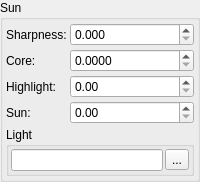
            <widget class="GroupBox" name="groupBox">
             <property name="title">
              <string>Sun</string>
             </property>
             <layout class="QGridLayout" name="gridLayout_4">
              <property name="leftMargin">
               <number>3</number>
              </property>
              <property name="topMargin">
               <number>3</number>
              </property>
              <property name="rightMargin">
               <number>3</number>
              </property>
              <property name="bottomMargin">
               <number>3</number>
              </property>
              <property name="spacing">
               <number>3</number>
              </property>
              <item row="3" column="0">
               <widget class="QLabel" name="label_131">
                <property name="sizePolicy">
                 <sizepolicy hsizetype="Fixed" vsizetype="Preferred">
                  <horstretch>0</horstretch>
                  <verstretch>0</verstretch>
                 </sizepolicy>
                </property>
                <property name="text">
                 <string>Highlight:</string>
                </property>
               </widget>
              </item>
              <item row="1" column="0">
               <widget class="QLabel" name="label_135">
                <property name="sizePolicy">
                 <sizepolicy hsizetype="Fixed" vsizetype="Preferred">
                  <horstretch>0</horstretch>
                  <verstretch>0</verstretch>
                 </sizepolicy>
                </property>
                <property name="text">
                 <string>Sharpness:</string>
                </property>
               </widget>
              </item>
              <item row="2" column="0">
               <widget class="QLabel" name="label_139">
                <property name="sizePolicy">
                 <sizepolicy hsizetype="Fixed" vsizetype="Preferred">
                  <horstretch>0</horstretch>
                  <verstretch>0</verstretch>
                 </sizepolicy>
                </property>
                <property name="text">
                 <string>Core:</string>
                </property>
               </widget>
              </item>
              <item row="4" column="0">
               <widget class="QLabel" name="label_133">
                <property name="sizePolicy">
                 <sizepolicy hsizetype="Fixed" vsizetype="Preferred">
                  <horstretch>0</horstretch>
                  <verstretch>0</verstretch>
                 </sizepolicy>
                </property>
                <property name="text">
                 <string>Sun:</string>
                </property>
                <property name="wordWrap">
                 <bool>false</bool>
                </property>
               </widget>
              </item>
              <item row="5" column="0" colspan="3">
               <widget class="GroupBox" name="groupBox_3">
                <property name="title">
                 <string>Light</string>
                </property>
                <layout class="QGridLayout" name="gridLayout_25">
                 <property name="leftMargin">
                  <number>2</number>
                 </property>
                 <property name="topMargin">
                  <number>2</number>
                 </property>
                 <property name="rightMargin">
                  <number>2</number>
                 </property>
                 <property name="bottomMargin">
                  <number>2</number>
                 </property>
                 <property name="spacing">
                  <number>2</number>
                 </property>
                 <item row="0" column="0">
                  <widget class="QLineEdit" name="SkyLight">
                   <property name="readOnly">
                    <bool>true</bool>
                   </property>
                  </widget>
                 </item>
                 <item row="0" column="1">
                  <widget class="QToolButton" name="SkyLightSelect">
                   <property name="text">
                    <string>...</string>
                   </property>
                  </widget>
                 </item>
                </layout>
               </widget>
              </item>
              <item row="3" column="1" colspan="2">
               <widget class="DoubleSpinBox" name="SkyHighlight">
                <property name="decimals">
                 <number>2</number>
                </property>
                <property name="maximum">
                 <double>1000.000000000000000</double>
                </property>
                <property name="singleStep">
                 <double>0.010000000000000</double>
                </property>
               </widget>
              </item>
              <item row="1" column="1" colspan="2">
               <widget class="DoubleSpinBox" name="SkySharpness">
                <property name="decimals">
                 <number>3</number>
                </property>
                <property name="maximum">
                 <double>100.000000000000000</double>
                </property>
                <property name="singleStep">
                 <double>0.001000000000000</double>
                </property>
               </widget>
              </item>
              <item row="2" column="1" colspan="2">
               <widget class="DoubleSpinBox" name="SkyCore">
                <property name="decimals">
                 <number>4</number>
                </property>
                <property name="maximum">
                 <double>1.000000000000000</double>
                </property>
                <property name="singleStep">
                 <double>0.000100000000000</double>
                </property>
               </widget>
              </item>
              <item row="4" column="1" colspan="2">
               <widget class="DoubleSpinBox" name="SkySun">
                <property name="decimals">
                 <number>2</number>
                </property>
                <property name="maximum">
                 <double>1000.000000000000000</double>
                </property>
                <property name="singleStep">
                 <double>0.010000000000000</double>
                </property>
               </widget>
              </item>
             </layout>
            </widget>
